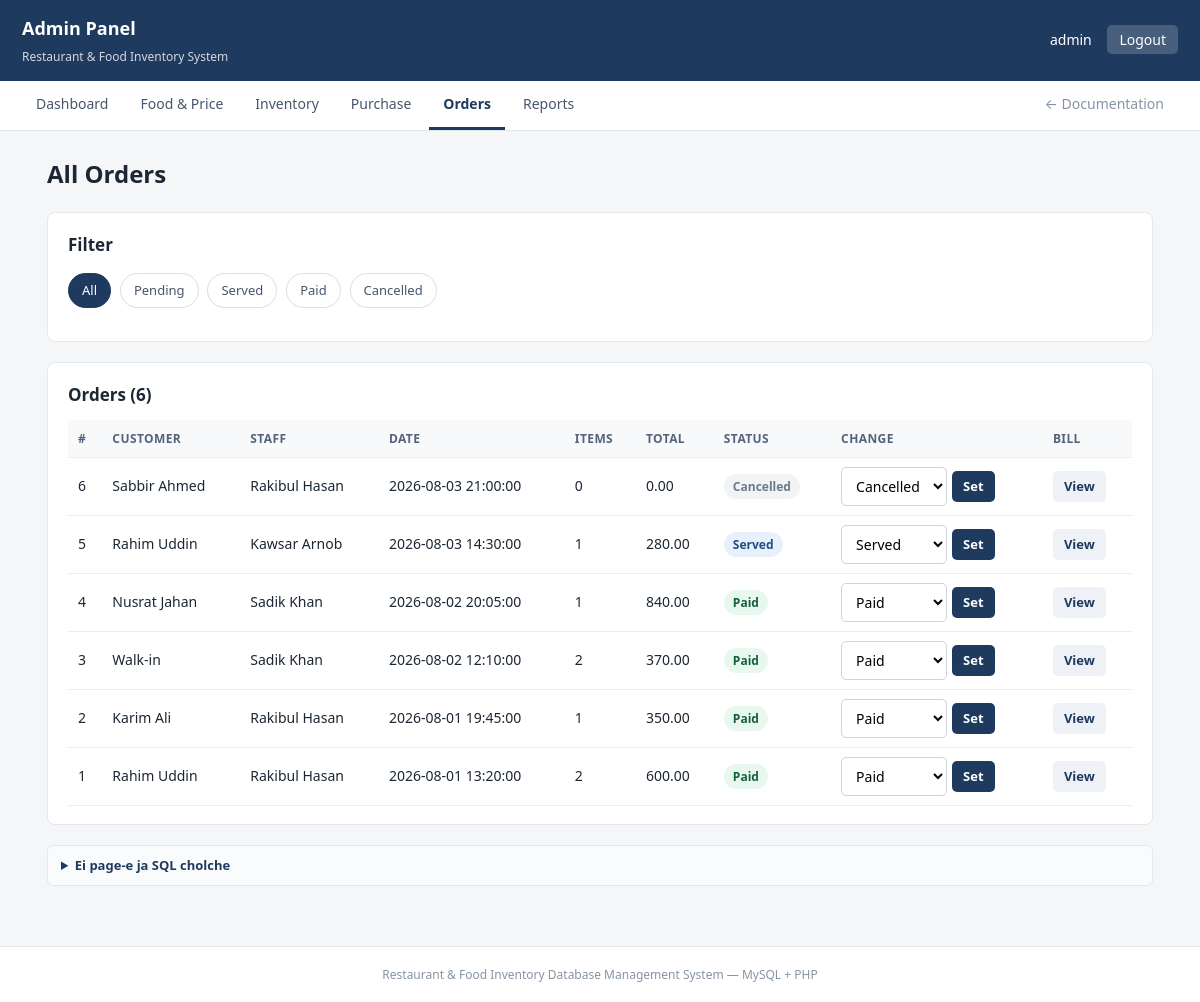
The app's page /admin/orders.php (signed in) with its own data.
### tables this page shows
CREATE TABLE orders (
    order_id     INT AUTO_INCREMENT PRIMARY KEY,
    customer_id  INT,                                 
    employee_id  INT NOT NULL,
    order_date   DATETIME NOT NULL DEFAULT CURRENT_TIMESTAMP,
    status       VARCHAR(20) NOT NULL DEFAULT 'Pending',
    total_amount DECIMAL(10,2) NOT NULL DEFAULT 0,
    CHECK (status IN ('Pending','Served','Paid','Cancelled')),
    FOREIGN KEY (customer_id) REFERENCES customers(customer_id)
        ON DELETE SET NULL,
    FOREIGN KEY (employee_id) REFERENCES employees(employee_id)
);

CREATE TABLE employees (
    employee_id INT AUTO_INCREMENT PRIMARY KEY,
    name        VARCHAR(100) NOT NULL,
    role        VARCHAR(30)  NOT NULL,                
    phone       VARCHAR(20)  NOT NULL UNIQUE,
    salary      DECIMAL(10,2) NOT NULL,
    hire_date   DATE NOT NULL
);

### admin/orders.php (the view, shortened to what this page needs)
<?php
require __DIR__ . '/../config.php';
$filter = $_GET['status'] ?? 'All';
$where  = '';
$list_sql = "SELECT o.order_id, IFNULL(c.name,'Walk-in') AS customer,
                    e.name AS staff, o.order_date, o.status, o.total_amount,
                    COUNT(oi.order_item_id) AS items
             FROM orders o
             LEFT JOIN customers   c  ON o.customer_id = c.customer_id
             JOIN employees        e  ON o.employee_id = e.employee_id
             LEFT JOIN order_items oi ON o.order_id    = oi.order_id
             $where
             GROUP BY o.order_id, c.name, e.name, o.order_date, o.status, o.total_amount
             ORDER BY o.order_id DESC";
$orders = $conn->query($list_sql);
require __DIR__ . '/../header.php';
?>
<div class="card">
  <h2>Filter</h2>
  <p class="tabs">
    <?php foreach (['All','Pending','Served','Paid','Cancelled'] as $f): ?>
      <a href="?status=<?= $f ?>" class="<?= $filter === $f ? 'on' : '' ?>"><?= $f ?></a>
    <?php endforeach; ?>
  </p>
</div>
<div class="card">
  <h2>Orders (<?= $orders->num_rows ?>)</h2>
  <table>
    <tr><th>#</th><th>Customer</th><th>Staff</th><th>Date</th><th>Items</th>
        <th>Total</th><th>Status</th><th>Change</th><th>Bill</th></tr>
    <?php while ($o = $orders->fetch_assoc()): ?>
    <tr>
      <td><?= (int)$o['order_id'] ?></td>
      <td><?= h($o['customer']) ?></td>
      <td><?= h($o['staff']) ?></td>
      <td><?= h($o['order_date']) ?></td>
      <td><?= (int)$o['items'] ?></td>
      <td><?= tk($o['total_amount']) ?></td>
      <td><span class="badge <?= strtolower($o['status']) ?>"><?= h($o['status']) ?></span></td>
      <td>
        <form method="post" class="inline">
          <select name="status">
            <?php foreach (['Pending','Served','Paid','Cancelled'] as $s): ?>
              <option <?= $o['status'] === $s ? 'selected' : '' ?>><?= $s ?></option>
            <?php endforeach; ?>
          </select>
          <button class="sm" type="submit">Set</button>
        </form>
      </td>
      <td><a class="sm btnlink" href="?view=<?= (int)$o['order_id'] ?>">View</a></td>
    </tr>
    <?php endwhile; ?>
  </table>
</div>
<?php
require __DIR__ . '/../footer.php';

### panel.css (style rules this page uses)
* { box-sizing: border-box; }
body { margin: 0; font: 15px/1.6 system-ui, -apple-system, "Segoe UI", Roboto, sans-serif; background: #f4f6f8; color: #1c2733; }
.card { background: #fff; border: 1px solid #e3e8ee; border-radius: 8px; padding: 18px 20px; margin-bottom: 20px; }
.card h2 { font-size: 17px; margin: 0 0 12px; }
input, select { font: inherit; padding: 8px 10px; border: 1px solid #cbd4de; border-radius: 5px; background: #fff; }
button { font: inherit; font-weight: 600; cursor: pointer; padding: 9px 16px; border: 0; border-radius: 5px; background: #1f3a5f; color: #fff; }
button.sm { padding: 5px 11px; font-size: 13px; }
form.inline { display: inline-flex; gap: 5px; align-items: center; margin: 0; }
.btnlink { display: inline-block; padding: 5px 11px; font-size: 13px; font-weight: 600; background: #eef2f7; color: #1f3a5f; border-radius: 5px; text-decoration: none; }
table { width: 100%; border-collapse: collapse; font-size: 14px; }
th, td { padding: 9px 10px; text-align: left; border-bottom: 1px solid #eaeef3; }
th { background: #f7f9fb; font-size: 12px; text-transform: uppercase; letter-spacing: .4px; color: #55637a; }
.badge { display: inline-block; padding: 3px 9px; border-radius: 20px; font-size: 12px; font-weight: 600; }
.badge.served { background: #e7f0fb; color: #1f4d84; }
.badge.paid { background: #e9f8ef; color: #14603c; }
.badge.cancelled { background: #f1f3f5; color: #6b7a8d; }
.tabs a { display: inline-block; padding: 6px 13px; margin-right: 5px; border: 1px solid #d7dee7; border-radius: 20px; color: #47566b; text-decoration: none; font-size: 13px; }
.tabs a.on { background: #1f3a5f; border-color: #1f3a5f; color: #fff; }

### records on screen
orders: order_id "6", customer "Sabbir Ahmed", employee.name "Rakibul Hasan", order_date "2026-08-03 21:00:00", items "0", total_amount "0.00", status "Cancelled"
orders: order_id "5", customer "Rahim Uddin", employee.name "Kawsar Arnob", order_date "2026-08-03 14:30:00", items "1", total_amount "280.00", status "Served"
orders: order_id "4", customer "Nusrat Jahan", employee.name "Sadik Khan", order_date "2026-08-02 20:05:00", items "1", total_amount "840.00", status "Paid"
orders: order_id "3", customer "Walk-in", employee.name "Sadik Khan", order_date "2026-08-02 12:10:00", items "2", total_amount "370.00", status "Paid"
orders: order_id "2", customer "Karim Ali", employee.name "Rakibul Hasan", order_date "2026-08-01 19:45:00", items "1", total_amount "350.00", status "Paid"
orders: order_id "1", customer "Rahim Uddin", employee.name "Rakibul Hasan", order_date "2026-08-01 13:20:00", items "2", total_amount "600.00", status "Paid"

### other values on screen
$uname "admin"
$label "Dashboard"
$label "Food & Price"
$label "Inventory"
$label "Purchase"
$label "Orders"
$label "Reports"
$page_title "All Orders"
$f "All"
$f "Pending"
$f "Served"
$f "Paid"
$f "Cancelled"
$orders->num_rows "6"
